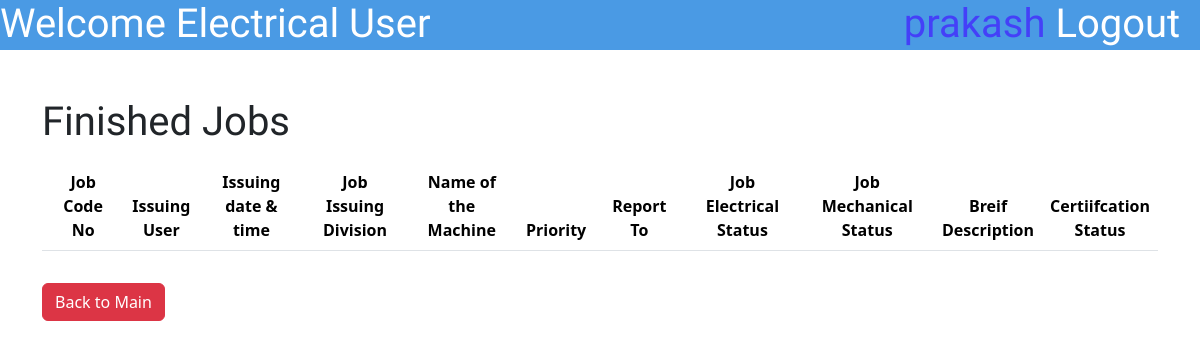
The page /EMUser/FinishedJobsEMUser.php (signed in) on the database as committed earlier.
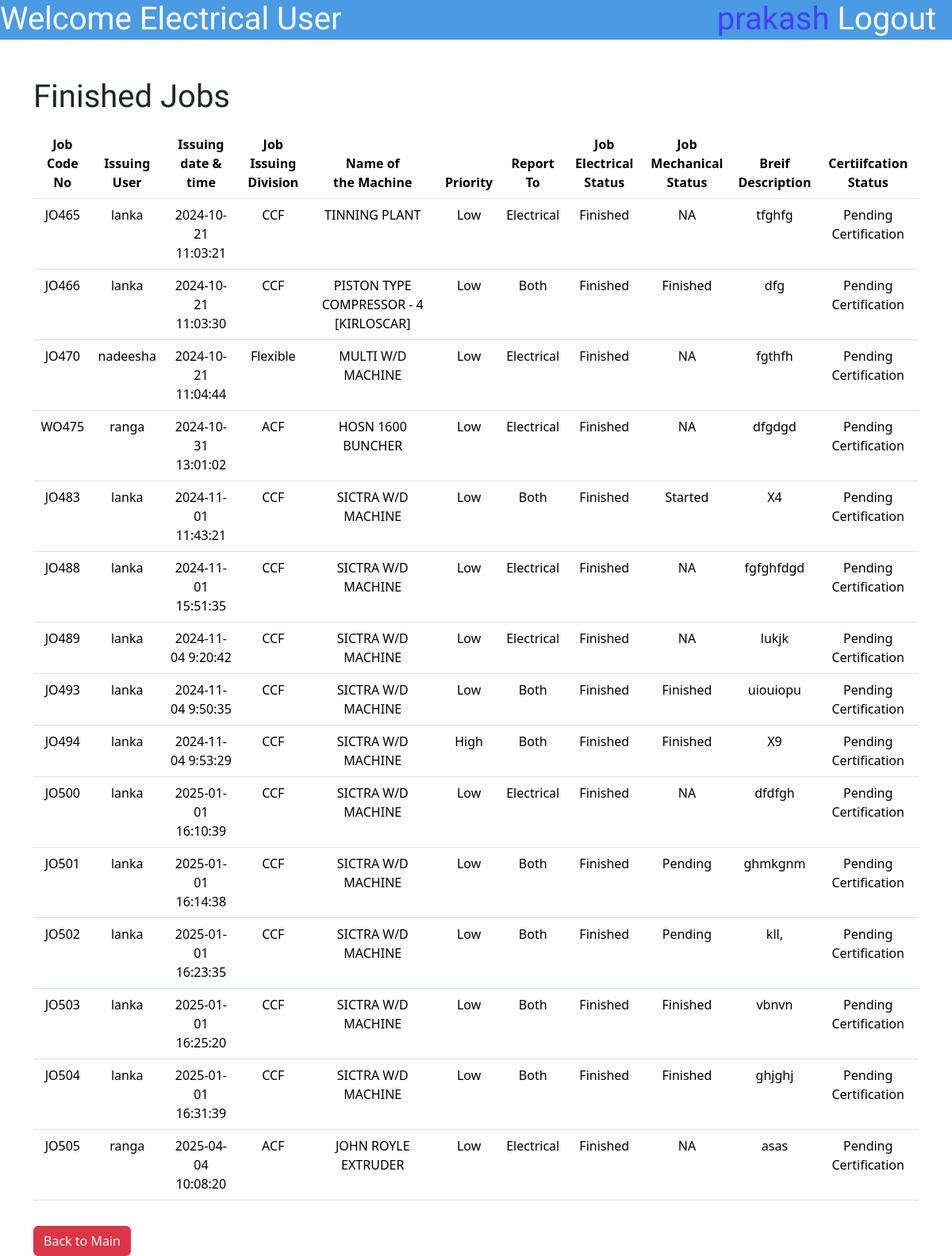
The same page on the database as committed later.
### tables this page shows
CREATE TABLE `jobdatasheet` (
  `id` int(10) NOT NULL,
  `JobCodeNo` varchar(100) NOT NULL,
  `JobPostingDateTime` varchar(50) NOT NULL,
  `JobFinishingDateTime` varchar(50) DEFAULT NULL,
  `JobPostingDev` enum('ACF','CCF','DR','Flexible','Aluminium Rodmill','Ceylon Copper','Drum Yard','Carpentry','Bail Room') NOT NULL,
  `MachineName` varchar(255) NOT NULL,
  `Priority` enum('High','Low','Critical','') NOT NULL,
  `ReportTo` enum('Electrical','Mechanical','Both','') NOT NULL,
  `BDescription` varchar(500) NOT NULL,
  `Username` varchar(50) NOT NULL,
  `JobStatusE` enum('Pending','Started','Finished','Approved','NA') NOT NULL,
  `JobStatusM` enum('Pending','Started','Finished','Approved','NA') NOT NULL,
  `ManPowerInvolved` varchar(1000) DEFAULT NULL,
  `Certification` enum('Pending Certification','Not Certified','Certified','') NOT NULL,
  `FinishedCommentE` varchar(255) DEFAULT NULL,
  `FinishedCommentM` varchar(500) DEFAULT NULL,
  `TransferCommentE` varchar(500) DEFAULT NULL,
  `TransferCommentM` varchar(500) DEFAULT NULL,
  `ApproveComment` varchar(1000) DEFAULT NULL,
  `DisapproveComment` varchar(1000) DEFAULT NULL,
  `DownTimeE` varchar(500) DEFAULT NULL,
  `DownTimeM` varchar(50) DEFAULT NULL,
  `TryCount` int(10) DEFAULT NULL
);

### EMUser/FinishedJobsEMUser.php (the view, shortened to what this page needs)
<?php
include '../connect.php';
?>
<!DOCTYPE html>
<html lang="en">
<head>
    <link href="https://cdn.jsdelivr.net/npm/bootstrap@5.3.3/dist/css/bootstrap.min.css" rel="stylesheet"
>
    <link rel="stylesheet" href="\MaintananceJobCard\styles\SubmitJobstyle.css">
</head>
<body>
    <div class="topbar">
        <h1 class="topbar-text">Welcome <?php echo $_SESSION['workplace']?> User</h1>
        <a href="\MaintananceJobCard\logout.php">
            <h1 class="topbar-logout">Logout &nbsp</h1>
        </a>
        <h1 class="topbar-username"><?php echo $_SESSION['username'] ?>&nbsp</h1>
    </div>
    <div class="container mt-5 ">
        <div class="mt-5">
            <h1>Finished Jobs</h1>
            <table class="table table-hover mt-3">
                <thead>
                    <tr>
                        <th scope="col">Job Code <br>No</th>
                        <th scope="col">Issuing<br>User</th>
                        <th scope="col">Issuing <br>date & time</th>
                        <th scope="col">Job Issuing<br> Division</th>
                        <th scope="col">Name of<br> the Machine</th>
                        <th scope="col">Priority</th>
                        <th scope="col">Report To</th>
                        <th scope="col">Job Electrical<br> Status</th>
                        <th scope="col">Job Mechanical<br> Status</th>
                        <th scope="col">Breif <br>Description</th>
                        <th scope="col">Certiifcation <br> Status </th>
                    </tr>
                </thead>
                <tbody>
                    <?php
                    $workplace=$_SESSION['workplace'];
            if($workplace=='Electrical'){
                $sql = "Select * from `jobdatasheet` where  JobStatusE='Finished' and (ReportTo='$workplace' or ReportTo='Both') and Certification='Pending Certification'";
            }else{
                $sql = "Select * from `jobdatasheet` where  JobStatusM='Finished' and (ReportTo='$workplace' or ReportTo='Both') and Certification='Pending Certification'";
            }
                    $result = mysqli_query($con, $sql);
                    while ($row = mysqli_fetch_assoc($result)) {
                        $id = $row['id'];
                        $JobCodeNo = $row['JobCodeNo'];
                        $username = $row['Username'];
                        $JobIssuingDateTime = $row['JobPostingDateTime'];
                        $JobIssuingDivision = $row['JobPostingDev'];
                        $MachineName = $row['MachineName'];
                        $priority = $row['Priority'];
                        $ReportTo = $row['ReportTo'];
                        $JobStatusE= $row['JobStatusE'];
                        $BriefDescription = $row['BDescription'];
                        $JobStatusM=$row['JobStatusM'];
                        $Certification=$row['Certification'];
                        echo
                            "
     <tr class='clickable-row' data-href='\MaintananceJobCard\EMUser\ViewJobEMUserFinished.php?updateid=$id'>
        <td>$JobCodeNo</td>
        <td>$username</td>
        <td>$JobIssuingDateTime</td>
        <td>$JobIssuingDivision</td>
        <td>$MachineName</td>
        <td>$priority</td>
        <td>$ReportTo</td>
        <td>$JobStatusE</td>
        <td>$JobStatusM</td>
        <td style='white-space: nowrap; text-overflow:ellipsis; overflow: hidden; max-width:1px;'>$BriefDescription</td>
         <td>$Certification</td>
      </tr>
      ";
                    } ?>
                </tbody>
            </table>
            <button type="back" class="btn btn-danger mt-3" name="back"><a
                    href="\MaintananceJobCard\PUser\indexPUser.php" style="text-decoration:none;color:white">Back to
                    Main</a></button>
        </div>
    </div>
</body>

### styles/SubmitJobstyle.css (style rules this page uses)
div.topbar { height: 50px; width: 100%; background-color: #4A9AE4; }
h1.topbar-text { float: left; font-family: "Jockey One", sans-serif; color: white; }
h1.topbar-username { float: right; font-family: "Jockey One", sans-serif; color: #4440F8; }
h1.topbar-logout { float: right; font-family: "Jockey One", sans-serif; color: white; }

### EMUser/FinishedJobsEMUser.php (style rules this page uses)
h1 { font-family: "Jockey One", sans-serif; }
th, td { text-align: center; }

Rows that differ between the two databases and show on the page:
added jobdatasheet: JobCodeNo "JO465", Username "lanka", JobPostingDateTime "2024-10-21 11:03:21", JobPostingDev "CCF", MachineName "TINNING PLANT", Priority "Low", ReportTo "Electrical", JobStatusE "Finished", JobStatusM "NA", BDescription "tfghfg", Certification "Pending Certification"
added jobdatasheet: JobCodeNo "JO466", Username "lanka", JobPostingDateTime "2024-10-21 11:03:30", JobPostingDev "CCF", MachineName "PISTON TYPE COMPRESSOR - 4 [KIRLOSCAR]", Priority "Low", ReportTo "Both", JobStatusE "Finished", JobStatusM "Finished", BDescription "dfg", Certification "Pending Certification"
added jobdatasheet: JobCodeNo "JO470", Username "nadeesha", JobPostingDateTime "2024-10-21 11:04:44", JobPostingDev "Flexible", MachineName "MULTI W/D MACHINE", Priority "Low", ReportTo "Electrical", JobStatusE "Finished", JobStatusM "NA", BDescription "fgthfh", Certification "Pending Certification"
added jobdatasheet: JobCodeNo "WO475", Username "ranga", JobPostingDateTime "2024-10-31 13:01:02", JobPostingDev "ACF", MachineName "HOSN 1600 BUNCHER", Priority "Low", ReportTo "Electrical", JobStatusE "Finished", JobStatusM "NA", BDescription "dfgdgd", Certification "Pending Certification"
added jobdatasheet: JobCodeNo "JO483", Username "lanka", JobPostingDateTime "2024-11-01 11:43:21", JobPostingDev "CCF", MachineName "SICTRA W/D MACHINE", Priority "Low", ReportTo "Both", JobStatusE "Finished", JobStatusM "Started", BDescription "X4", Certification "Pending Certification"
added jobdatasheet: JobCodeNo "JO488", Username "lanka", JobPostingDateTime "2024-11-01 15:51:35", JobPostingDev "CCF", MachineName "SICTRA W/D MACHINE", Priority "Low", ReportTo "Electrical", JobStatusE "Finished", JobStatusM "NA", BDescription "fgfghfdgd", Certification "Pending Certification"
added jobdatasheet: JobCodeNo "JO489", Username "lanka", JobPostingDateTime "2024-11-04 9:20:42", JobPostingDev "CCF", MachineName "SICTRA W/D MACHINE", Priority "Low", ReportTo "Electrical", JobStatusE "Finished", JobStatusM "NA", BDescription "lukjk", Certification "Pending Certification"
added jobdatasheet: JobCodeNo "JO493", Username "lanka", JobPostingDateTime "2024-11-04 9:50:35", JobPostingDev "CCF", MachineName "SICTRA W/D MACHINE", Priority "Low", ReportTo "Both", JobStatusE "Finished", JobStatusM "Finished", BDescription "uiouiopu", Certification "Pending Certification"
added jobdatasheet: JobCodeNo "JO494", Username "lanka", JobPostingDateTime "2024-11-04 9:53:29", JobPostingDev "CCF", MachineName "SICTRA W/D MACHINE", Priority "High", ReportTo "Both", JobStatusE "Finished", JobStatusM "Finished", BDescription "X9", Certification "Pending Certification"
added jobdatasheet: JobCodeNo "JO500", Username "lanka", JobPostingDateTime "2025-01-01 16:10:39", JobPostingDev "CCF", MachineName "SICTRA W/D MACHINE", Priority "Low", ReportTo "Electrical", JobStatusE "Finished", JobStatusM "NA", BDescription "dfdfgh", Certification "Pending Certification"
added jobdatasheet: JobCodeNo "JO501", Username "lanka", JobPostingDateTime "2025-01-01 16:14:38", JobPostingDev "CCF", MachineName "SICTRA W/D MACHINE", Priority "Low", ReportTo "Both", JobStatusE "Finished", JobStatusM "Pending", BDescription "ghmkgnm", Certification "Pending Certification"
added jobdatasheet: JobCodeNo "JO502", Username "lanka", JobPostingDateTime "2025-01-01 16:23:35", JobPostingDev "CCF", MachineName "SICTRA W/D MACHINE", Priority "Low", ReportTo "Both", JobStatusE "Finished", JobStatusM "Pending", BDescription "kll,", Certification "Pending Certification"
added jobdatasheet: JobCodeNo "JO503", Username "lanka", JobPostingDateTime "2025-01-01 16:25:20", JobPostingDev "CCF", MachineName "SICTRA W/D MACHINE", Priority "Low", ReportTo "Both", JobStatusE "Finished", JobStatusM "Finished", BDescription "vbnvn", Certification "Pending Certification"
added jobdatasheet: JobCodeNo "JO504", Username "lanka", JobPostingDateTime "2025-01-01 16:31:39", JobPostingDev "CCF", MachineName "SICTRA W/D MACHINE", Priority "Low", ReportTo "Both", JobStatusE "Finished", JobStatusM "Finished", BDescription "ghjghj", Certification "Pending Certification"
added jobdatasheet: JobCodeNo "JO505", Username "ranga", JobPostingDateTime "2025-04-04 10:08:20", JobPostingDev "ACF", MachineName "JOHN ROYLE EXTRUDER", Priority "Low", ReportTo "Electrical", JobStatusE "Finished", JobStatusM "NA", BDescription "asas", Certification "Pending Certification"
